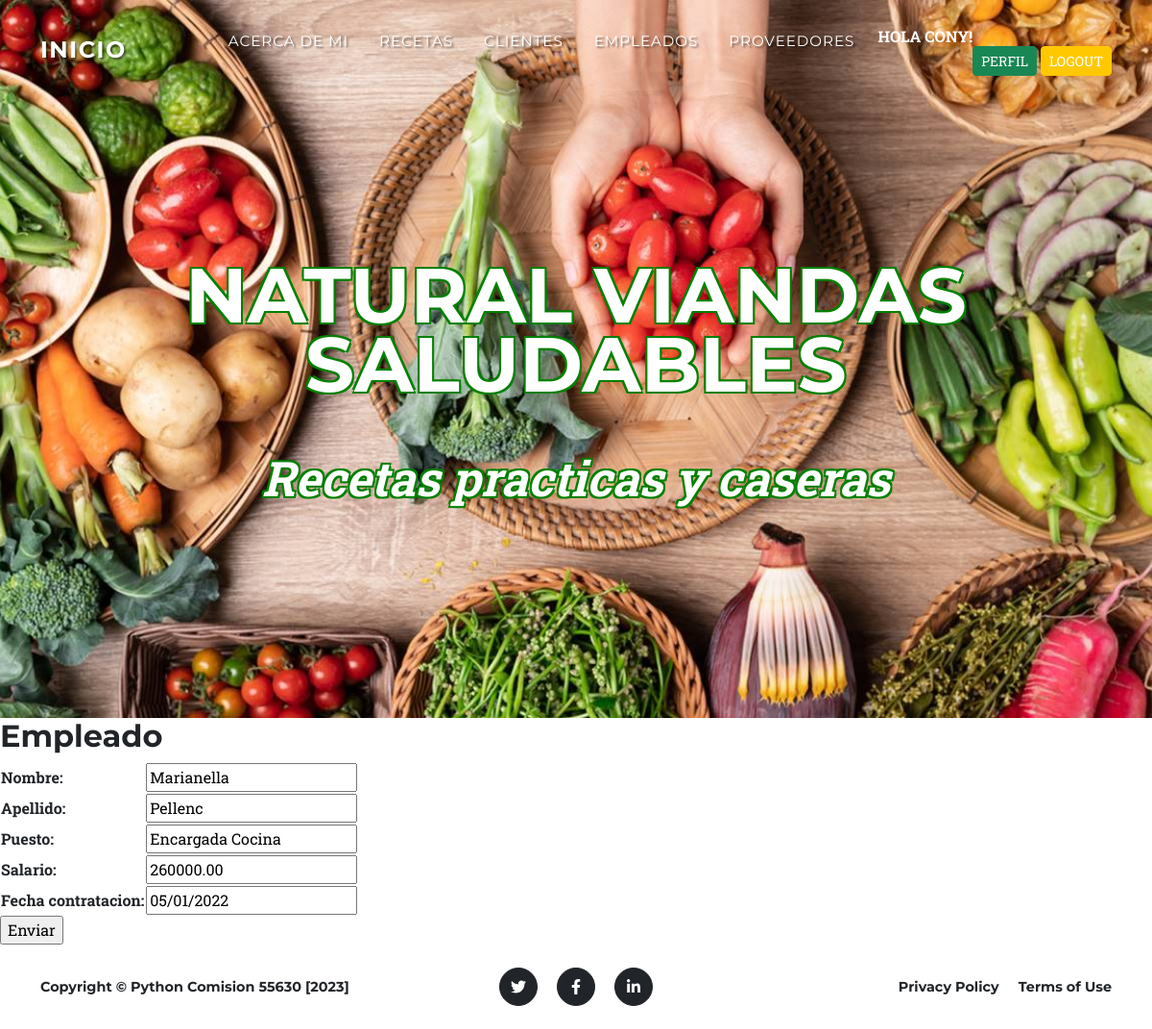
/update_empleado/1/ (signed in), run on the app's committed database.
### aplicacion/models.py (models this page shows, shortened)
class Empleado(models.Model):
    nombre = models.CharField(max_length=100)
    apellido = models.CharField(max_length=100)
    puesto = models.CharField(max_length=100)
    salario = models.DecimalField(max_digits=10, decimal_places=2)
    fecha_contratacion = models.DateField()

### aplicacion/views.py (the view)
# urls.py: path('update_empleado/<int:pk>/', EmpleadoUpdate.as_view(), name="update_empleado" ),
class EmpleadoUpdate(LoginRequiredMixin, UpdateView):
    model = Empleado
    fields = ['nombre','apellido', 'puesto', 'salario', 'fecha_contratacion']
    success_url = reverse_lazy('empleados')

### aplicacion/templates/aplicacion/empleado_form.html (shortened to what this page needs)
{% extends 'aplicacion/base.html' %}
{% load static %}
{% block contenido %}
    <h2>Empleado</h2>
    <form action="" method="POST">
        <table>
            {{ form.as_table }}
        </table>
        <input type="submit" value="Enviar">
    </form>
{% endblock contenido %}

### aplicacion/templates/aplicacion/base.html (shortened to what this page needs)
<!DOCTYPE html>
<html lang="en">
    <head>
        {% load static %}
        <link href="{% static 'aplicacion/css/styles.css' %}" rel="stylesheet" />
    </head>
    <body id="page-top">
        <nav class="navbar navbar-expand-lg navbar-dark fixed-top" id="mainNav">
            <div class="container">
                <a class="navbar-brand" href="#page-top" style="color: white; text-shadow: 2px 2px 2px rgba(0, 0, 0, 0.5);">Inicio</a>
                <div class="collapse navbar-collapse" id="navbarResponsive">
                    <ul class="navbar-nav text-uppercase ms-auto py-4 py-lg-0">
                        {% if user.is_authenticated %}
                        <li class="nav-item"><a class="nav-link" href="{% url 'acerca_de_mi' %}" style="text-shadow: 2px 2px 2px rgba(0, 0, 0, 0.5);">Acerca de mi</a></li>
                        <li class="nav-item"><a class="nav-link" href="{% url 'recetas' %}" style="text-shadow: 2px 2px 2px rgba(0, 0, 0, 0.5);">Recetas</a></li>
                        <li class="nav-item"><a class="nav-link" href="{% url 'clientes' %}" style="text-shadow: 2px 2px 2px rgba(0, 0, 0, 0.5);">Clientes</a></li>
                        <li class="nav-item"><a class="nav-link" href="{% url 'empleados' %}" style="text-shadow: 2px 2px 2px rgba(0, 0, 0, 0.5);">Empleados</a></li>
                        <li class="nav-item"><a class="nav-link" href="{% url 'proveedores' %}" style="text-shadow: 2px 2px 2px rgba(0, 0, 0, 0.5);">Proveedores</a></li>
                        <p style="color:white"><strong> Hola {{user.username}}!</p>
                        <div class="text-center">
                        </div>
                        <a class="btn btn-sm btn-success" href="{% url 'editar_perfil' %}">Perfil</a>
                        <a class="btn btn-sm btn-primary" href="{% url 'logout' %}">Logout</a>
                    {% else %}
                        <a class="btn btn-sm btn-success" href="{% url 'registro' %}">Registro</a>
                        <a class="btn btn-sm btn-primary" href="{% url 'login' %}">Login</a>
                    {% endif %}
                    </ul>
                </div>
            </div>
        </nav>
        <header class="masthead">
            <div class="container">
                <div class="masthead-heading text-uppercase" style="color: white; font-size: 80px; text-shadow: -2px -2px 0 green, 2px -2px 0 green, -2px 2px 0 green, 2px 2px 0 green;">NATURAL VIANDAS SALUDABLES</div>
                <div class="masthead-subheading" style="color: white; font-size: 50px; text-shadow: -2px -2px 0 green, 2px -2px 0 green, -2px 2px 0 green, 2px 2px 0 green;">Recetas practicas y caseras</div>
            </div>
        </header>
        {% block contenido %}
        {% endblock contenido %}
        <footer class="footer py-4">
            <div class="container">
                <div class="row align-items-center">
                    <div class="col-lg-4 text-lg-start">Copyright &copy; Python Comision 55630 [2023]</div>
                    <div class="col-lg-4 my-3 my-lg-0">
                        <a class="btn btn-dark btn-social mx-2" href="#!" aria-label="Twitter"><i class="fab fa-twitter"></i></a>
                        <a class="btn btn-dark btn-social mx-2" href="#!" aria-label="Facebook"><i class="fab fa-facebook-f"></i></a>
                        <a class="btn btn-dark btn-social mx-2" href="#!" aria-label="LinkedIn"><i class="fab fa-linkedin-in"></i></a>
                    </div>
                    <div class="col-lg-4 text-lg-end">
                        <a class="link-dark text-decoration-none me-3" href="#!">Privacy Policy</a>
                        <a class="link-dark text-decoration-none" href="#!">Terms of Use</a>
                    </div>
                </div>
            </div>
        </footer>
    </body>
</html>

### data on the page
Empleado: nombre "Marianella", apellido "Pellenc", puesto "Encargada Cocina", salario "260000.00", fecha_contratacion "05/01/2022"

### other printed values
{{ user.username }} "CONY"
